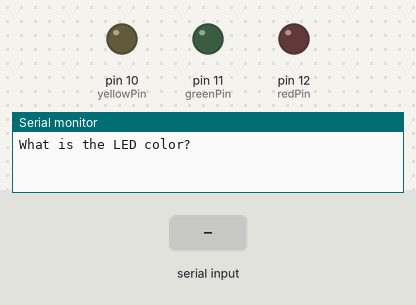
A sketch run on a simulated Arduino Uno, built with avr-gcc and run on an emulated ATmega328P. Parts: output pins drawn as LEDs (lit = HIGH), the last lines printed to the serial monitor. The test bench sets the inputs (shaded band).

Above: at 1.2 s.
1.3 s: "red" received over Serial
At 3.2 s:
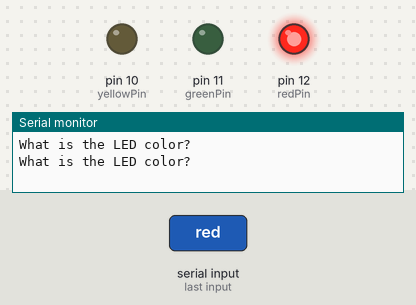
3.8 s: "green" received over Serial
At 5.1 s:
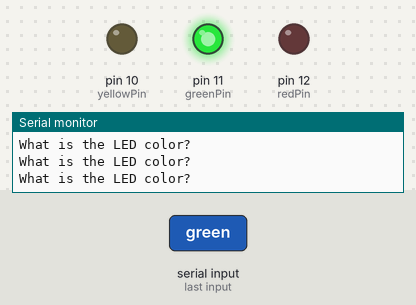
6.3 s: "yellow" received over Serial
At 8.3 s:
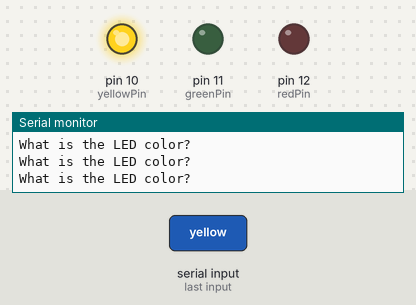
Timing chart, 0 to 9.8 s (numbered marks = the images above; inputs shaded):
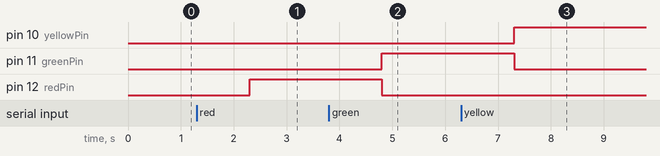

Measured:
- after the input at 1.3 s, pin 12 (redPin): LOW → HIGH after 1.0 s
- after the input at 3.8 s, pin 11 (greenPin): LOW → HIGH after 1.0 s; pin 12 (redPin): HIGH → LOW after 1.0 s
- after the input at 6.3 s, pin 10 (yellowPin): LOW → HIGH after 1.0 s; pin 11 (greenPin): HIGH → LOW after 1.0 s

The sketch:

serial_monitor_read_strings.ino
```cpp
String msg = "What is the LED color?";
String color;
int yellowPin = 10;
int greenPin = 11;
int redPin = 12;

void setup() {
  Serial.begin(9600);
  pinMode(yellowPin, OUTPUT);
  pinMode(greenPin, OUTPUT);
  pinMode(redPin, OUTPUT);
}

void loop() {
  Serial.println(msg);

  while (Serial.available() == 0) {
  }

  color = Serial.readString();
  color.toLowerCase();
  color.trim();

  if (color == "red") {
    digitalWrite(redPin, HIGH);
    digitalWrite(greenPin, LOW);
    digitalWrite(yellowPin, LOW);
  } else if (color == "green") {
    digitalWrite(redPin, LOW);
    digitalWrite(greenPin, HIGH);
    digitalWrite(yellowPin, LOW);
  } else if (color == "yellow") {
    digitalWrite(redPin, LOW);
    digitalWrite(greenPin, LOW);
    digitalWrite(yellowPin, HIGH);
  }
}
```
